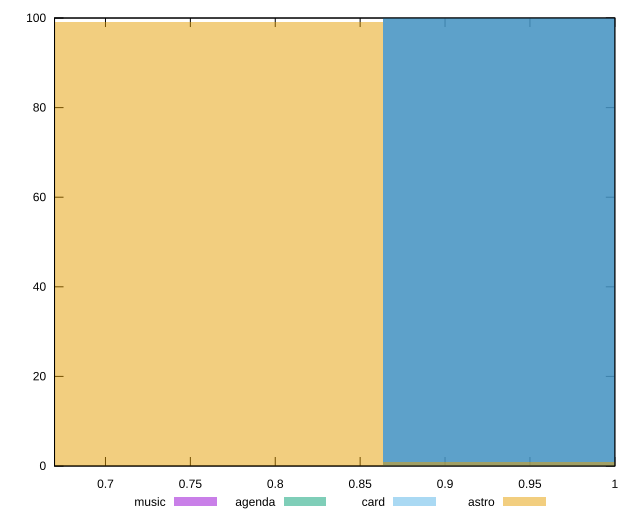

The gnuplot source for this figure:
reset

$music <<EOF
0.9870138137068187 100
EOF

$agenda <<EOF
0.9870138137068187 100
EOF

$card <<EOF
0.9870138137068187 100
EOF

$astro <<EOF
0.7402603602801141 99
0.9870138137068187 1
EOF

set key outside below
set boxwidth 0.24675345342670468
set xrange [0.67:1]
set yrange [0:100]
set trange [0:100]
set style fill transparent solid 0.5 noborder
set terminal svg size 640, 520 enhanced background rgb 'white'
set output "reports/report_00032_2021-02-25T10-28-15.087Z/unused-css-rules/comparison/histogram/all_score.svg"

plot $music title "music" with boxes, \
     $agenda title "agenda" with boxes, \
     $card title "card" with boxes, \
     $astro title "astro" with boxes

reset
